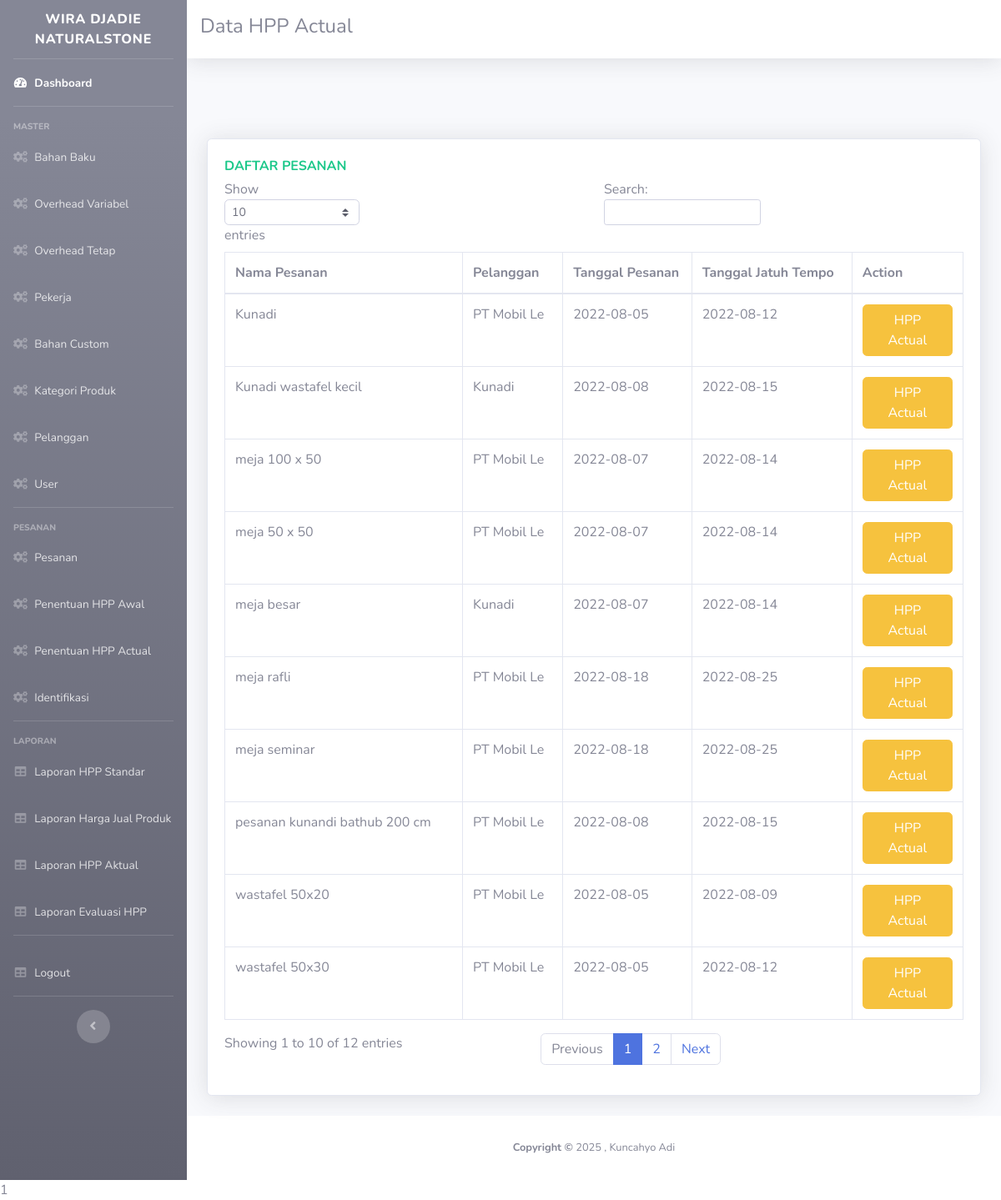
The page /hppactual.php on the database its author committed.
### tables this page shows
CREATE TABLE `pesanan` (
  `id` int(5) NOT NULL,
  `nama` char(30) NOT NULL,
  `id_pelanggan` varchar(200) NOT NULL,
  `id_kategoriproduk` int(11) NOT NULL,
  `panjang` int(11) NOT NULL,
  `lebar` int(11) NOT NULL,
  `tinggi` int(11) NOT NULL,
  `tgl_pesanan` date NOT NULL,
  `tgl_jatuhtempo` date NOT NULL,
  `laba` float NOT NULL DEFAULT 0
);

CREATE TABLE `pelanggan` (
  `id_pelanggan` int(11) NOT NULL,
  `nama_pelanggan` varchar(250) NOT NULL,
  `alamat_pelanggan` text NOT NULL,
  `phone_pelanggan` varchar(20) NOT NULL,
  `email_pelanggan` text NOT NULL
);

### hppactual.php (the view, shortened to what this page needs)
    <?php
        include '_partial/head.php';
        include '_partial/sidebar.php';
        include 'koneksi1.php';
    ?>
      <div id="content">
        <nav class="navbar navbar-expand navbar-light bg-white topbar mb-4 static-top shadow">
<h4> Data HPP Actual</h4>
        </nav>
        <div class="container-fluid">
          <br>
          <br><br>
            <div class="row">
            <div class="col-xl-12">
                <div class="card shadow mb-4">
                <div class="card-body tab-content" id="myTabContent">
                <div class="text-x font-weight-bold text-success text-uppercase mb-1">Daftar Pesanan</div>
                <div class="table-responsive tab-pane fade show active" id="bb">
                <table class="table table-bordered" id="dataTable" width="100%" cellspacing="0">
                    <thead>
                        <tr>
                            <th>Nama Pesanan</th>
                            <th>Pelanggan</th>
                            <th>Tanggal Pesanan</th>
                            <th>Tanggal Jatuh Tempo</th>
                            <th>Action</th>
                    </thead>
                    <tbody>
                       <?php
                          $sql = 'SELECT pesanan.*,COALESCE(sum(hs.total),0)+((COALESCE(sum(hs.total),0)*pesanan.laba)/100) as harga_jual,pelanggan.nama_pelanggan as pelanggan
                            FROM pesanan
                            join pelanggan on pesanan.id_pelanggan = pelanggan.id_pelanggan
                            left join hpp_actual hs on hs.id_pesanan = pesanan.id group by pesanan.id';
                          $query = mysqli_query($koneksi, $sql);
                             while ($row = mysqli_fetch_array($query))
                                {
                                 ?>
                                  <tr>
                                      <td><?php echo $row['nama'];?></td>
                                      <td><?php echo $row['pelanggan'];?></td>
                                      <td><?php echo $row['tgl_pesanan'];?></td>
                                      <td><?php echo $row['tgl_jatuhtempo'];?></td>
                                      <td>
                                          <a class="btn btn-warning" href="hpp_actual.php?id=<?php echo $row['id'];?>">HPP Actual</a>
                                      </td>
                                  </tr>
                          <?php } ?>
                    </tbody>
                </table>
              </div>
            </div>
            </div>
            </div>
            </div>
        </div>
      </div>
<?php include '_partial/footer.php'?>

### rows shown on the page
pesanan: nama "Kunadi", id_pelanggan.nama_pelanggan "PT Mobil Le", tgl_pesanan "2022-08-05", tgl_jatuhtempo "2022-08-12"
pesanan: nama "wastafel 50x20", id_pelanggan.nama_pelanggan "PT Mobil Le", tgl_pesanan "2022-08-05", tgl_jatuhtempo "2022-08-09"
pesanan: nama "wastafel 50x30", id_pelanggan.nama_pelanggan "PT Mobil Le", tgl_pesanan "2022-08-05", tgl_jatuhtempo "2022-08-12"
pesanan: nama "meja 100 x 50", id_pelanggan.nama_pelanggan "PT Mobil Le", tgl_pesanan "2022-08-07", tgl_jatuhtempo "2022-08-14"
pesanan: nama "meja 50 x 50", id_pelanggan.nama_pelanggan "PT Mobil Le", tgl_pesanan "2022-08-07", tgl_jatuhtempo "2022-08-14"
pesanan: nama "meja besar", id_pelanggan.nama_pelanggan "Kunadi", tgl_pesanan "2022-08-07", tgl_jatuhtempo "2022-08-14"
pesanan: nama "pesanan kunandi bathub 200 cm", id_pelanggan.nama_pelanggan "PT Mobil Le", tgl_pesanan "2022-08-08", tgl_jatuhtempo "2022-08-15"
pesanan: nama "Kunadi wastafel kecil", id_pelanggan.nama_pelanggan "Kunadi", tgl_pesanan "2022-08-08", tgl_jatuhtempo "2022-08-15"
pesanan: nama "meja rafli", id_pelanggan.nama_pelanggan "PT Mobil Le", tgl_pesanan "2022-08-18", tgl_jatuhtempo "2022-08-25"
pesanan: nama "meja seminar", id_pelanggan.nama_pelanggan "PT Mobil Le", tgl_pesanan "2022-08-18", tgl_jatuhtempo "2022-08-25"
